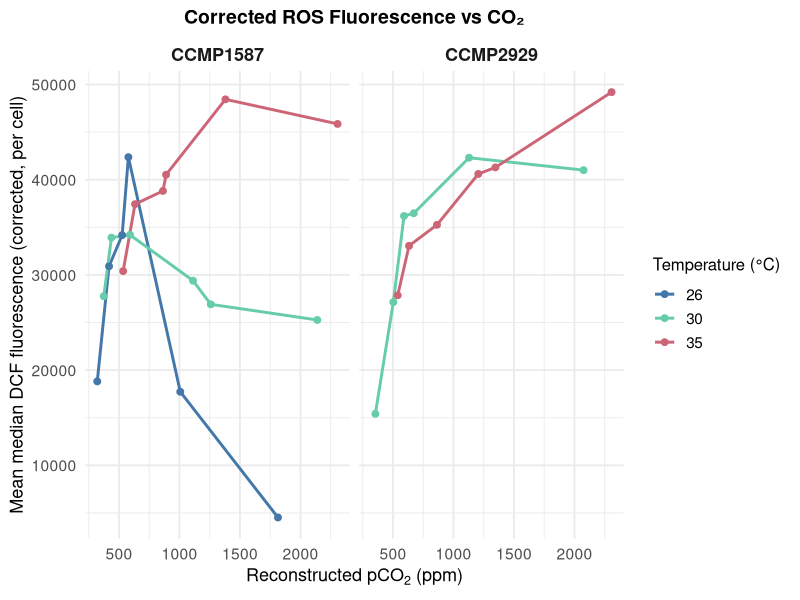

This chart was generated by the following R code:
# Set Working Directory
setwd("~/Documents/temp/Dissertation/Data")

# Load Required Libraries
library(ggplot2)
library(dplyr)
library(readr)
library(patchwork)

# Colorblind-Friendly Palette
temp_colors <- c(
  "26" = "#4477AA",  # Blue
  "30" = "#66CCAA",  # Teal-green
  "35" = "#CC6677"   # Muted red/orange
)

# Step 1: Load and clean ROS data
ros_raw <- read_csv("ROS data.csv") %>%
  rename_with(~ trimws(.)) %>% # Remove any whitespace from column names
  filter(!is.na(temperature)) %>%
  mutate(
    temperature = as.factor(as.integer(temperature)), # Treat as factor for plotting
    genotype = as.factor(genotype),
    co2 = as.numeric(`co2`) # Ensure numeric CO₂
  )

# Step 2: Filter to exclude CCMP2929 at 26ºC (instrument error)
ros_clean <- ros_raw %>%
  filter(!(genotype == "CCMP2929" & temperature == "26"))
# Step 3: Raw Line Plot for Corrected ROS
p_ros <- ggplot(ros_clean, aes(x = co2, y = mean_median_corrected,
                               color = temperature, group = temperature)) +
  geom_line(size = 1) +
  geom_point(size = 2) +
  facet_wrap(~ genotype) +
  scale_color_manual(name = "Temperature (°C)", values = temp_colors) +
  labs(
    title = "Corrected ROS Fluorescence vs CO₂",
    x = expression("Reconstructed pCO"[2]~"(ppm)"),
    y = "Mean median DCF fluorescence (corrected, per cell)"
  ) +
  theme_minimal(base_size = 14) +
  theme(
    plot.title      = element_text(face = "bold", size = 14, hjust = 0.5),
    axis.title.x    = element_text(size = 13),
    axis.title.y    = element_text(size = 13),
    strip.text      = element_text(size = 13, face = "bold"),
    legend.title    = element_text(size = 12),
    legend.text     = element_text(size = 11)
  )

# Print the plot
p_ros

